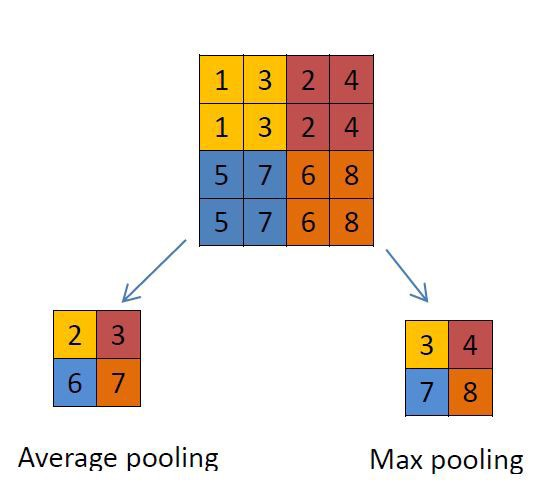
#> input picture imgs/13_CNN_pooling_layer_.jpeg, 552 x 499 px, given in place of 13_CNN_conv_imag_ex.jpg, which was not available
$ jupyter execute --allow-errors 07_CNN_main.ipynb   (shell and % lines are left out)   (text cells are left out)
#> lines starting #> are read from the running program, lines starting #| are printed output that depends on the picture; pictures that were not available may be replaced by others from this repository, and a replacement may not be noted
[cell 1]
import numpy as np

def convolve2d(input_, kernel):
    input_shape = input_.shape
    kernel_shape = kernel.shape
    output_shape = (input_shape[0] - kernel_shape[0],
                    input_shape[1] - kernel_shape[1])
    output = np.zeros(output_shape)
    for x in range(output_shape[0]):
        for y in range(output_shape[1]):
            i = input_[x:x+kernel_shape[0], y:y+kernel_shape[1]]
            output[x, y] = np.sum(i * kernel)
    return output

[cell 2]
import matplotlib.pyplot as plt
from skimage import io, color
from skimage import exposure

[cell 3]
def load_image(path):
    # Load the image
#> called with path = '../imgs/13_CNN_conv_imag_ex.jpg'
    img = io.imread(path)
#> img is the input picture: shape (499, 552, 3); mean R, G, B 237.2, 227.4, 219
    # Convert the image to grayscale (1 channel)
    img = color.rgb2gray(img)
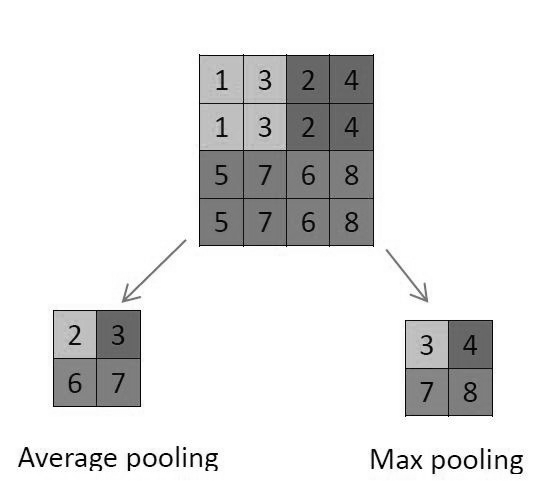
#> img: shape (499, 552) float64; min 0, max 1, mean 0.898
    return img

[cell 4]
import warnings

def run(image_path, kernel=np.array([[-1,-1,-1],[-1,8,-1],[-1,-1,-1]])):
    img = load_image(image_path)
    edges = convolve2d(img, kernel)
    # Adjust the contrast of the filtered image by applying Histogram Equalization
    with warnings.catch_warnings():
        warnings.simplefilter("ignore")
        edges_equalized = exposure.equalize_adapthist(edges/np.max(np.abs(edges)), clip_limit=0.03)
        plt.imshow(edges_equalized, cmap=plt.cm.gray)
        plt.axis('off')
        plt.show()

[cell 5]
run('../imgs/13_CNN_conv_imag_ex.jpg', np.array([[-1,-1,-1],[-1,8,-1],[-1,-1,-1]])) #filter for edge detection

[cell 6]
run('../imgs/13_CNN_conv_imag_ex.jpg', np.array([[1,1,1],[1,1,1],[1,1,1]])/9.0) #Blur filter

[cell 7]
run('../imgs/13_CNN_conv_imag_ex.jpg', np.array([[0,-1,0],[-1,5,-1],[0,-1,0]])) #Sharpen filter
#> call 3 of run, with image_path = '../imgs/13_CNN_conv_imag_ex.jpg', kernel = array of shape (3, 3)
#> after the loop in convolve2d (call 3), `for x in range(output_shape[0]):`:
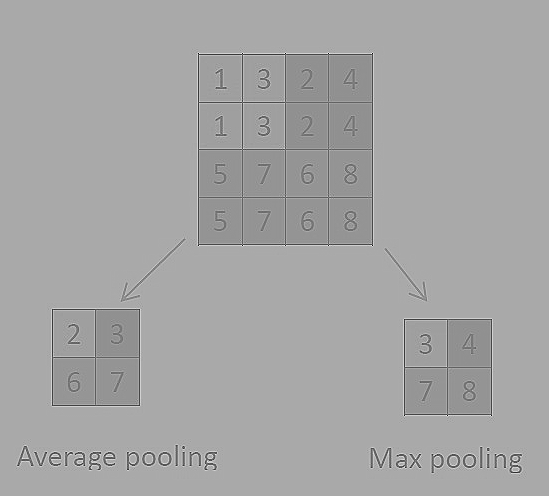
#> output: shape (496, 549) float64; min -3.03, max 3.02, mean 0.896; drawn with min black and max white
#> in run (call 3), `edges_equalized = exposure.equalize_adapthist(edges/np.max(np.abs(edge..`:
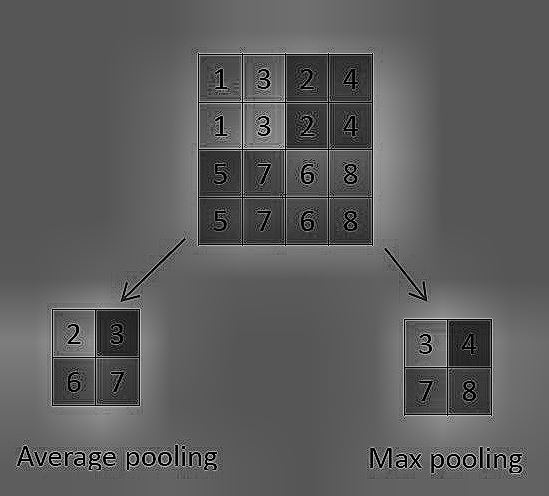
#> edges_equalized: shape (496, 549) float64; min 0, max 1, mean 0.365

[cell 8]
def convolve2d_stride(input_, kernel, stride):
#> called with kernel = array of shape (3, 3), stride = 4
    input_shape = input_.shape
#> input_shape = (499, 552)
    kernel_shape = kernel.shape
    output_shape = np.array([input_shape[0] - kernel_shape[0],
                    input_shape[1] - kernel_shape[1]]) // stride
#> output_shape = [124, 137]
    output_shape = output_shape + 1 if stride > 1 else output_shape
#> output_shape = [125, 138]
    output = np.zeros(output_shape)
    for i, x in enumerate(range(0, input_shape[0] - kernel_shape[0], stride)):
        for j, y in enumerate(range(0, input_shape[1] - kernel_shape[1], stride)):
            m = input_[x:x + kernel_shape[0],
                       y:y + kernel_shape[1]]
            output[i, j] = np.sum(m * kernel)
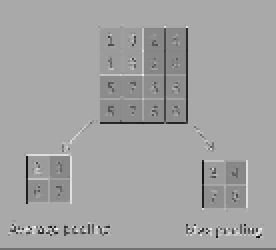
#> output: shape (125, 138) float64 (shown 2 times larger); min -1.99, max 2.5, mean 0.887; drawn with min black and max white
    return output

[cell 9]
def run_stride(image_path, kernel=np.array([[-1,-1,-1],[-1,8,-1],[-1,-1,-1]]), stride=2):
    img = load_image(image_path)
    edges = convolve2d_stride(img, kernel, stride)
    # Adjust the contrast of the filtered image by applying Histogram Equalization
    with warnings.catch_warnings():
        warnings.simplefilter("ignore")
        edges_equalized = exposure.equalize_adapthist(edges/np.max(np.abs(edges)), clip_limit=0.03)
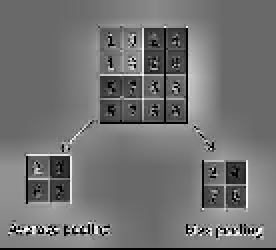
#> edges_equalized: shape (125, 138) float64 (shown 2 times larger); min 0, max 1, mean 0.449
        plt.imshow(edges_equalized, cmap=plt.cm.gray)    # plot the edges_clipped
        plt.axis('off')
        plt.show()

[cell 10]
run_stride('../imgs/13_CNN_conv_imag_ex.jpg', np.array([[0,-1,0],[-1,5,-1],[0,-1,0]]), 4)

[cell 11]
run_stride('../imgs/13_CNN_conv_imag_ex.jpg', np.array([[0,-1,0],[-1,5,-1],[0,-1,0]]), 10)

[cell 12]
def convolve2d_stride_padding(input_, kernel, stride, padding):
#> called with kernel = array of shape (3, 3), stride = 1, padding = 1
    input_shape = input_.shape
#> input_shape = (499, 552)
    kernel_shape = kernel.shape
    output_shape = (np.array([input_shape[0] - kernel_shape[0],
                    input_shape[1] - kernel_shape[1]]) + 2 * padding)// stride
#> output_shape = [498, 551]
    output_shape = output_shape + 1 if stride > 1 or padding > 1 else output_shape

    zero_padding_x = np.zeros((padding, input_shape[1]))
    input_padding = np.vstack((zero_padding_x, input_, zero_padding_x))
    ipad_shape = input_padding.shape
#> ipad_shape = (501, 552)
    zero_padding_y = np.zeros((ipad_shape[0], padding))
#> zero_padding_y = 501 values from 0 to 0
    input_padding = np.hstack((zero_padding_y, input_padding, zero_padding_y))
#> input_padding: shape (501, 554) float64
    ipad_shape = input_padding.shape

    output = np.zeros(output_shape)
    for i, x in enumerate(range(0, ipad_shape[0] - kernel_shape[0], stride)):
        for j, y in enumerate(range(0, ipad_shape[1] - kernel_shape[1], stride)):
            m = input_padding[x:x + kernel_shape[0],
                       y:y + kernel_shape[1]]
            output[i, j] = np.sum(m * kernel)
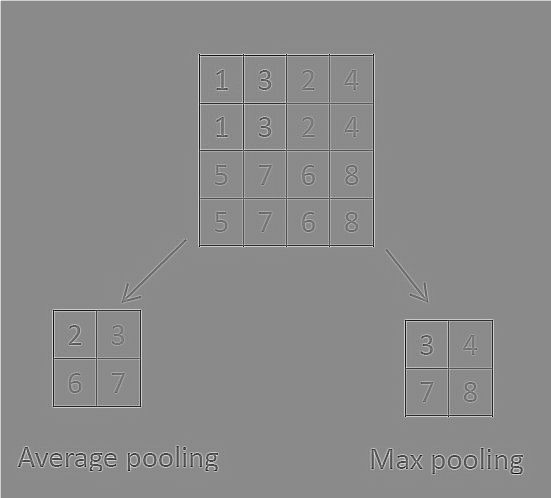
#> output: shape (498, 551) float64; min -5.98, max 5, mean 0.0115; drawn with min black and max white
    return output

[cell 13]
def run_stride_padding(image_path, kernel=np.array([[-1,-1,-1],[-1,8,-1],[-1,-1,-1]]),
                       stride=2, padding=2):
    img = load_image(image_path)
    edges = convolve2d_stride_padding(img, kernel, stride, padding)
    # Adjust the contrast of the filtered image by applying Histogram Equalization
    with warnings.catch_warnings():
        warnings.simplefilter("ignore")
        edges_equalized = exposure.equalize_adapthist(edges/np.max(np.abs(edges)), clip_limit=0.03)
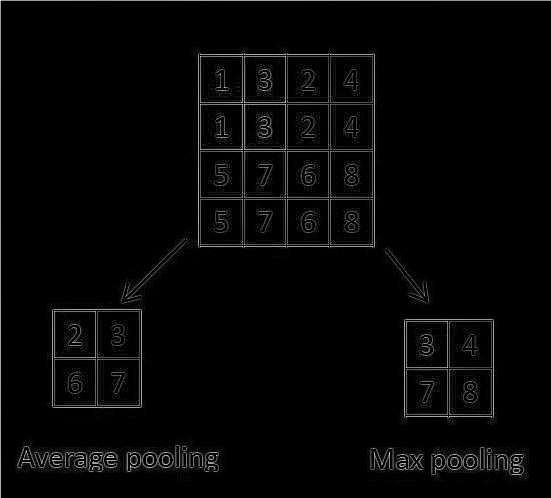
#> edges_equalized: shape (498, 551) float64; min 0, max 1, mean 0.0229
        plt.imshow(edges_equalized, cmap=plt.cm.gray)
        plt.axis('off')
        plt.show()

[cell 14]
run_stride_padding('../imgs/13_CNN_conv_imag_ex.jpg', kernel=np.array([[-1,-1,-1],[-1,8,-1],[-1,-1,-1]]),
                       stride=1, padding=1)

[cell 15]
run_stride_padding('../imgs/13_CNN_conv_imag_ex.jpg', kernel=np.array([[-1,-1,-1],[-1,8,-1],[-1,-1,-1]]),
                       stride=1, padding=2)
#> call 2 of run_stride_padding, with image_path = '../imgs/13_CNN_conv_imag_ex.jpg', kernel = array of shape (3, 3), stride = 1, padding = 2
#> call 2 of convolve2d_stride_padding, with kernel = array of shape (3, 3), stride = 1, padding = 2
#> in convolve2d_stride_padding (call 2), `input_padding = np.hstack((zero_padding_y, input_padding, zero_padding..`:
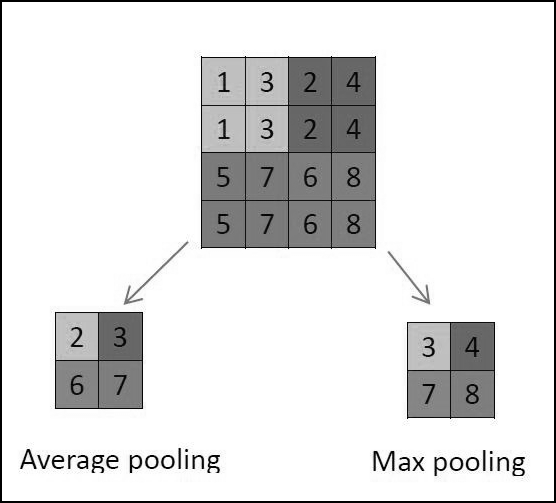
#> input_padding: shape (503, 556) float64; min 0, max 1, mean 0.884
#> after the loop in convolve2d_stride_padding (call 2), `for i, x in enumerate(range(0, ipad_shape[0] - kernel_shape[0], stride..`:
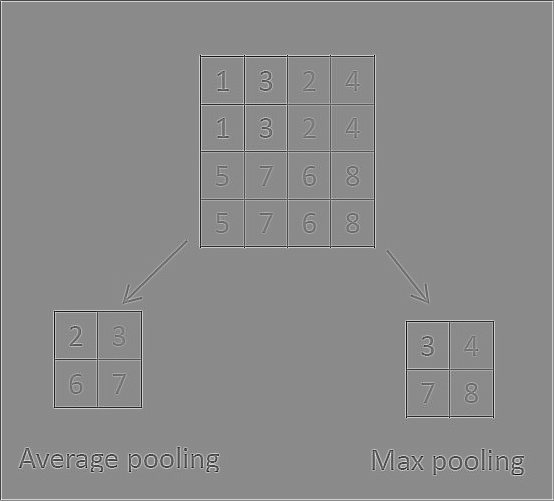
#> output: shape (501, 554) float64; min -5.98, max 5, mean 0.0114; drawn with min black and max white
#> in run_stride_padding (call 2), `edges_equalized = exposure.equalize_adapthist(edges/np.max(np.abs(edge..`:
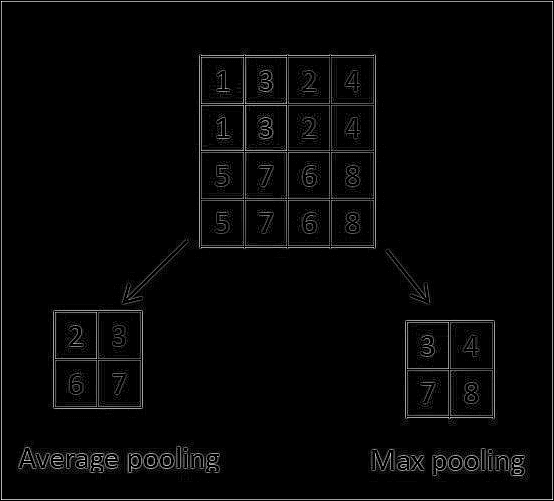
#> edges_equalized: shape (501, 554) float64; min 0, max 1, mean 0.0251

[cell 16]
#MNIST
from keras.datasets import mnist
from keras.utils import np_utils

# Image Size
img_rows, img_cols = 28, 28

# Prepare dataset
#> (the rest of this cell did not finish here and is left out)

#> (a cell that did not finish here is left out)

[cell 18]
from keras.models import Sequential
from keras.layers import Dense, Dropout, Activation, Flatten
from keras.layers import Conv2D, MaxPooling2D

# Filter
nb_filters = 32
# Pooling
pool_size = (2, 2)
# Kernel
kernel_size = (3, 3)


# CNN
#> (the rest of this cell did not finish here and is left out)

#> (a cell that did not finish here is left out)

#> (a cell that did not finish here is left out)

[cell 21]
# Visualize weights
figure = plt.figure(figsize=(20, 8))
filters = []
#> (the rest of this cell did not finish here and is left out)

[cell 22]
index = 0
#> (the rest of this cell did not finish here and is left out)

[cell 23]
from keras.datasets import cifar10

#load dataset
#> (the rest of this cell did not finish here and is left out)

[cell 24]
NB_CLASSES = 10

#Convert to categorical
#> (the rest of this cell did not finish here and is left out)

[cell 25]
from keras.optimizers import RMSprop

#CIFAR_10 is a set of 60k images 32x32 pixels on 3 channels
IMG_CHANNELS = 3
IMG_ROWS = 32
IMG_COLS = 32

#constant
BATCH_SIZE = 128
NB_EPOCH = 20
VERBOSE = 1
VALIDATION_SPLIT = 0.2
#> (the rest of this cell did not finish here and is left out)

#> (a cell that did not finish here is left out)

[cell 27]
from keras import backend as K

def layer_to_visualize(layer):
    inputs = [K.learning_phase()] + model.inputs

    _convout1_f = K.function(inputs, [layer.output])
    def convout1_f(X):
        # The [0] is to disable the training phase flag
        return _convout1_f([0] + [X])

    convolutions = convout1_f(img_to_visualize)
    convolutions = np.squeeze(convolutions)

    print ('Shape of conv:', convolutions.shape)

    n = convolutions.shape[0]
    n = int(np.ceil(np.sqrt(n)))

    # Visualization of each filter of the layer
    fig = plt.figure(figsize=(20,8))
    for i in range(len(convolutions)):
        ax = fig.add_subplot(n,n,i+1)
        ax.imshow(convolutions[i], cmap=plt.get_cmap('gray'))

[cell 28]
index = 2
#> (the rest of this cell did not finish here and is left out)

[cell 29]
from keras.layers import ZeroPadding2D
from keras.optimizers import SGD

#define a VGG16 network
def VGG_16():

    K.set_image_dim_ordering('th')
#> (this line was passed over: keras is not available in this run)
